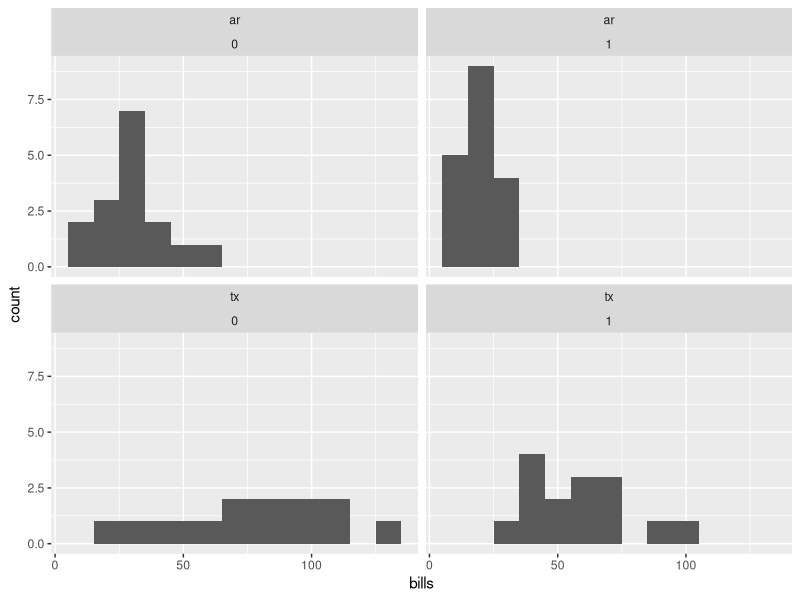

Recreate this plot in R.
setwd("C:/Users/Ross/Documents/GitHub/rross/MIDS/FieldExperiments/PS2")
#setwd("F:/Docs/Personal/rross/MIDS/FieldExperiments/PS2")
library(ggplot2)

###########################
### Functions

assign_treat <- function(n0, n1){
  return(sample(c(rep(0,n0),rep(1,n1))))
}

run_sim <- function(subjects, n0, n1){
  assign <- assign_treat(n0, n1)
  ate <- mean(subjects[assign==1]) - mean(subjects[assign==0])
  return(ate)
}

calc_est_se <- function(group, outcome){
  y0 <- outcome[group==0]
  y1 <- outcome[group==1]
  m <- length(y1)
  N <- m + length(y0)
  v0 <- var(y0)
  v1 <- var(y1)
  return(sqrt(v0/(N-m) + v1/m))
}

calc_est_ate <- function(group, outcome){
   return(mean(outcome[group==1]) - mean(outcome[group==0]))
}

#########################
### (1) Problem 3.6

# read & organize a csv created from the book
p36_df <- read.csv('ex3_6_data.csv')
n <- c(448,510)
p36_df <- transform(p36_df, y0 = round(y0/sum(y0)*n[1]), y1 = round(y1/sum(y1)*n[2]))

# estimate ate
est_ate <- with(p36_df, sum((y1/sum(y1) - y0/sum(y0))*rating))

p36_df$all <- p36_df$y0 + p36_df$y1

subjects <- with(p36_df, rep(rating, all))

iter = 10000
rand_ate <- replicate(iter, run_sim(subjects, n[1], n[2]))

# how many bigger?
n_bigger = sum(rand_ate >= est_ate)
n_bigger

# one-tailed p-value estimate
n_bigger/iter

# how many bigger abs?
n_bigger_abs = sum(abs(rand_ate) >= est_ate)
n_bigger_abs

# two-tailed p-value estimate
n_bigger_abs/iter

#ggplot(data.frame(ATE = rand_ate), aes(x=ATE)) + geom_density() + geom_vline(xint=est_ate, col='blue')


#############################
### (2) Problem 3.7

y0 = c(1,0,0,4,3)
y1 = c(2,11,14,0,3)

all_possible <- function(subjects, n1){
  all_assign <- t(
                combn(
                  1:length(subjects),
                  n1,
                  function(x){
                    zs <- rep(0,length(subjects))
                    zs[x] <- 1
                    return(zs)
                    }
                  )
                )
  
  return(
    apply(all_assign,1,function(x){
      return(mean(subjects[x==1]) - mean(subjects[x==0]))
      })
    )
}

all_rand <- all_possible(c(y0,y1-7), length(y1))
sum(all_rand >= mean(y1-7) - mean (y0)) / length(all_rand)

# Use a one-sided test because we have a specific hypothesis
# that weight loss will be positive not just a change in direction


#############################
### (3) Problem 3.8

# load data as data frame w/ 3 columns
# st denotes the state: tx or ar
# group is 0 (4 year term) or 1 (2 year term)
# bills is the number of bills introduced

p38_df <- read.csv('ex3_8_data.csv')

# (a)
est_ate <- c(
  ar = with(subset(p38_df, st == 'ar'), calc_est_ate(group, bills)),
  tx = with(subset(p38_df, st == 'tx'), calc_est_ate(group, bills))
  )
est_ate

# (b)
est_se <- c(
  ar = with(subset(p38_df, st == 'ar'), calc_est_se(group, bills)),
  tx = with(subset(p38_df, st == 'tx'), calc_est_se(group, bills))
  )
est_se

# (c)
n_st <- c(
  ar=sum(p38_df$st == 'ar'),
  tx=sum(p38_df$st == 'tx')
  )

calc_block_ate <- function(ates, ns){
  return(sum(ates * ns) / sum(ns))
}

block_ate <- calc_block_ate(est_ate, n_st)
block_ate

# (d)
# Why just pooling would be biased?
# Equal numbers of control in each group
# but more treatment in Arkansas. Because AR senators
# typically introduced fewer bills, this would bias the average 
# bills introduced by the treatment group lower and
# exagerate the negative treatment effect.

#(e)
total_ate_se <- sqrt(
  est_se['ar']^2 * n_st['ar'] / nrow(p38_df) + 
    est_se['tx']^2 * n_st['tx'] / nrow(p38_df)
  )
unname(total_ate_se)

# (f)
# Randomization Inference w/ blocking?
# Need to randomize by block!

# function to cacluate random inference with blocks
# n_bg is just a table of blocks and groups
# it's ncessary in the function but faster to calculate once before hand
# instead of every time

run_block_sim <- function(block, group, outcome, n_bg = table(block, group)){
  ates <- c()
  ns <- c()
  for(blocki in unique(block)){
    assign <- assign_treat(n_bg[blocki,'0'], n_bg[blocki,'1'])
    ates[blocki] <- calc_est_ate(assign, outcome[block == blocki])
    ns[blocki] <- sum(n_bg[blocki,])
  }
  
  return(calc_block_ate(ates, ns))
}

block <- p38_df$st
group <- p38_df$group
outcome <- p38_df$bills
n_bg <- table(block, group)

iter = 10000
rand_ate <- replicate(iter, run_block_sim(block, group, outcome, n_bg))
sum(rand_ate > abs(block_ate)) / iter

#ggplot(data.frame(ATE = rand_ate), aes(x=ATE)) + geom_density() + geom_vline(xint=block_ate, col='blue')

# Histograms
ggplot(p38_df, aes(x=bills)) + geom_histogram(binwidth=10) + facet_wrap(st~group)


#############################
### (4) Problem 3.11

# calculate cluster standard errors

calc_cluster_se <-function(y0,y1,m,cluster){
  k <- length(unique(cluster))
  N <- length(y0)
    
  cluster_means <- aggregate(data.frame(y0=y0, y1=y1),list(cluster=cluster),mean)
  
  # R uses n-1 to calculate variance
  # but we are computing actual variance, not estimating
  # so want to adjust the values
  sigma <- cov(cluster_means[,c('y0','y1')]) * k / (k-1)
  
  return(sqrt(1/(k-1)*(m/(N-m)*sigma[1,1] + (N-m)/m*sigma[2,2]) + 2*sigma[1,2]))

}

y0 <- c(0,1,2,4,4,6,6,9,14,15,16,16,17,18)
y1 <- c(0,0,1,2,0,0,2,3,12,9,8,15,5,17)

# (a)
cluster <- rep(1:7,each=2)
calc_cluster_se(y0,y1,m=3*2,cluster=cluster)

# (b)
cluster <- c(1:7,7:1)
calc_cluster_se(y0,y1,m=3*2,cluster=cluster)


#############################
### (5) iPhones

N = 1000000
p1 = .007
p2 = .005

### (b)

calc_ci <- function(p1,p2,n1,n2){
  x1 = p1*n1
  x2 = p2*n2
  xbar = p1-p2
  p = (x1+x2)/(n1+n2)
  se = sqrt(p*(1-p)*(1/n1 + 1/n2))
  ci = c(xbar - se*1.96, xbar + se*1.96)
  return(ci)
}


n1 = N*.5
n2 = N*.5

ci1 <- calc_ci(p1,p2,n1,n2)
ci1

### (d)

n1 = 0.99*N
n2 = 0.01*N
ci2 <- calc_ci(p1,p2,n1,n2)
ci2[2] - ci2[1]


#############################
### (6) Auction

auction_df <- read.csv('list_luckingreiley_auction_data.csv')

# treatment = theoretically lower bids

# (a)

est_ate <- with(auction_df, calc_est_ate(uniform_price_auction, bid))
est_se <- with(auction_df, calc_est_se(uniform_price_auction, bid))
# could also have used regression to calculate these
reg_summary <- summary(lm(bid~uniform_price_auction, auction_df))

ci <- est_ate + 1.96*est_se*c(-1, 1)
ci

# (b)
# p-value with regression
p_reg <- reg_summary$coef[2,4]

# p-value with randomization inference
n0 <- sum(auction_df$uniform_price_auction==0)
n1 <- sum(auction_df$uniform_price_auction==1)

iter <- 10000
rand_ate <- replicate(iter, run_sim(auction_df$bid, n0, n1))

p_rand <- sum(abs(rand_ate) > abs(est_ate)) / iter

p_reg
p_rand

# not much different, (usually the case for samples > 50)
# if the sample size was smaller then we could start to see
# bigger differences